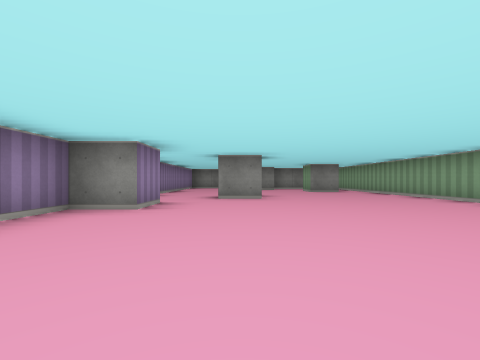
[1] (above)

14 first-person views from a walk through a cub3D level. The camera is about half as high as the walls, looks level and sees 90° across. The floor is counted in squares. Each view is taken from the middle of a square. On the plan, view 1 faces up. The plan holds only what a view shows up to about 9 squares ahead; the rest is blank. The place goes on beyond the plan.

[2]
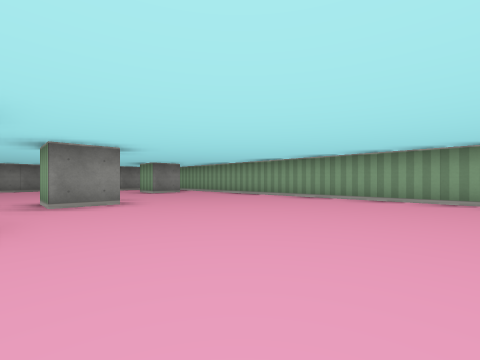

[3]
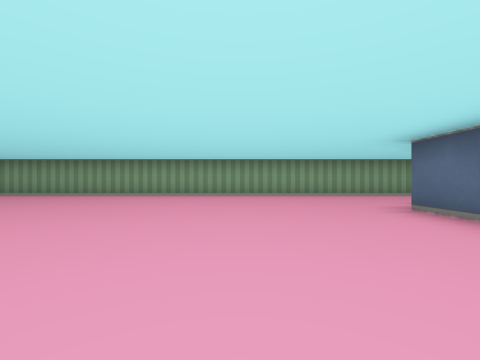

[4]
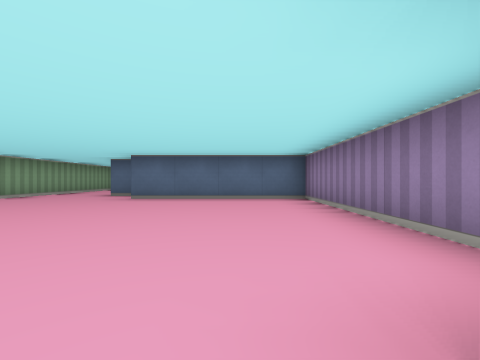

[5]
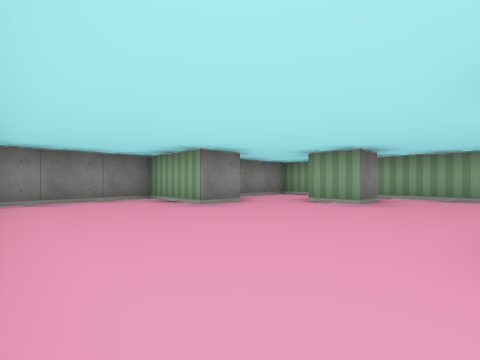

[6]
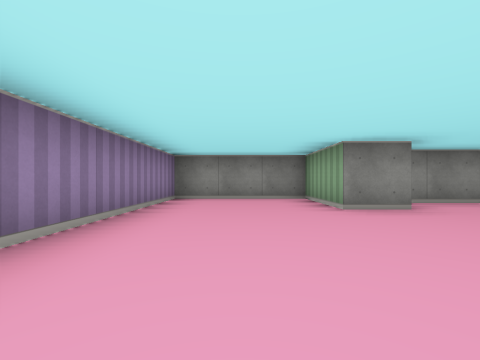

[7]
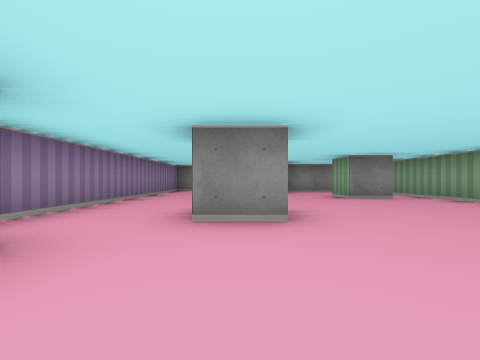

[8]
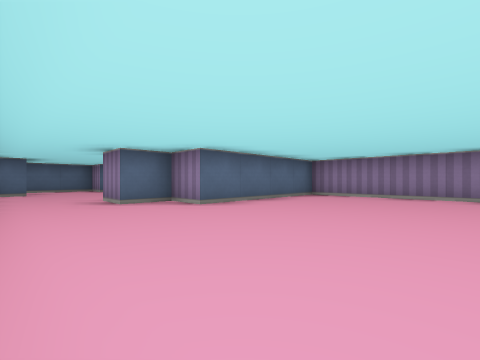

[9]
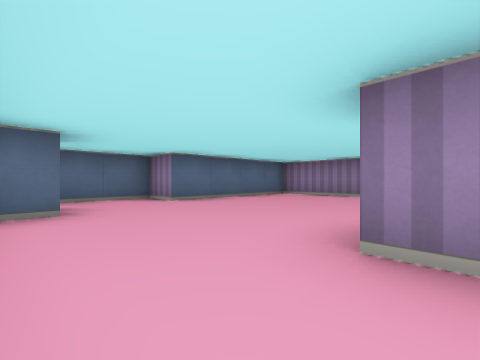

[10]
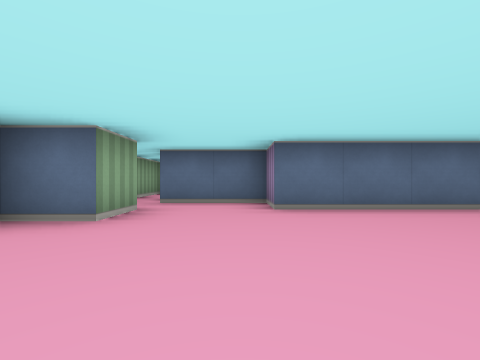

[11]
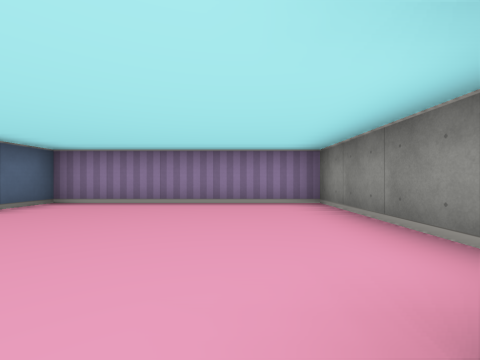

[12]
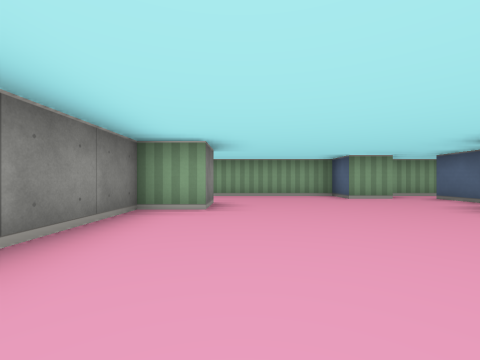

[13]
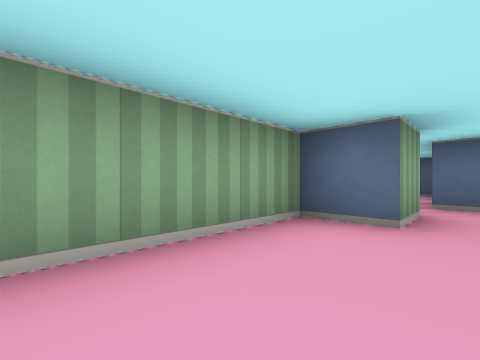

[14]
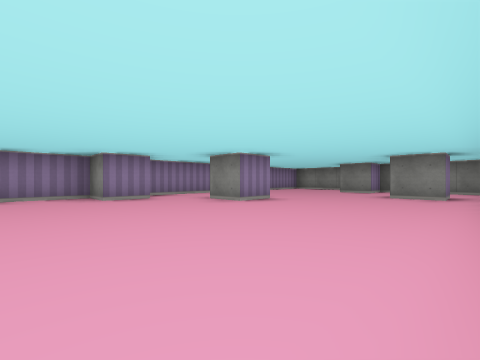

### Floor plan
Points are (right, up) in squares from view 1. A wall is a line through its corners. A room is listed if a view was taken in it or the views show most of it. See-through windows are left out.
Room 1 (views 1, 2, 3, 4, 5, 6, 7, 8, 9, 14)
walls: (0.5, 6.5) (0.5, 5.5) (-0.5, 5.5) (-0.5, 6.5); (-1.5, 4.5) (-1.5, 3.5) (-2.5, 3.5) (-2.5, -1.5) (1.5, -1.5) (1.5, -2.5) (2.5, -2.5) (2.5, -3.5); (3.5, 9.4) (3.5, 8.5) (2.5, 8.5) (2.5, 9.5); (4.5, -4.5) (4.5, 11.5) (1.5, 11.5) (1.5, 10.5) (0.5, 10.5) (0.5, 12.5) (-2.5, 12.5) (-2.5, 4.9)
ways out: opening at (3.5, -4.5) to room 2
Room 2 (views 10, 11, 12, 13)
walls: (2.5, -3.5) (1.5, -3.5) (1.5, -2.5) (-2.5, -2.5) (-2.5, -7.5) (1.5, -7.5) (1.5, -8.5) (3.5, -8.5); (3.5, -7.5) (3.5, -6.5) (4.5, -6.5) (4.5, -4.5)
ways out: opening at (3.5, -4.5) to room 1; opening at (4, -8)

Positions as (right, up) in squares from view 1, and headings:
1: (0, 0), facing up
2: (-1, 1), facing up-right
3: (-2, 1), facing right
4: (-1, 4), facing down
5: (-2, 7), facing up-right
6: (-1, 7), facing up
7: (0, 3), facing up
8: (4, 2), facing down-left
9: (4, -3), facing down-left
10: (2, -4), facing down
11: (2, -4), facing left
12: (-2, -4), facing right
13: (3, -4), facing down-right
14: (4, 2), facing up-left
